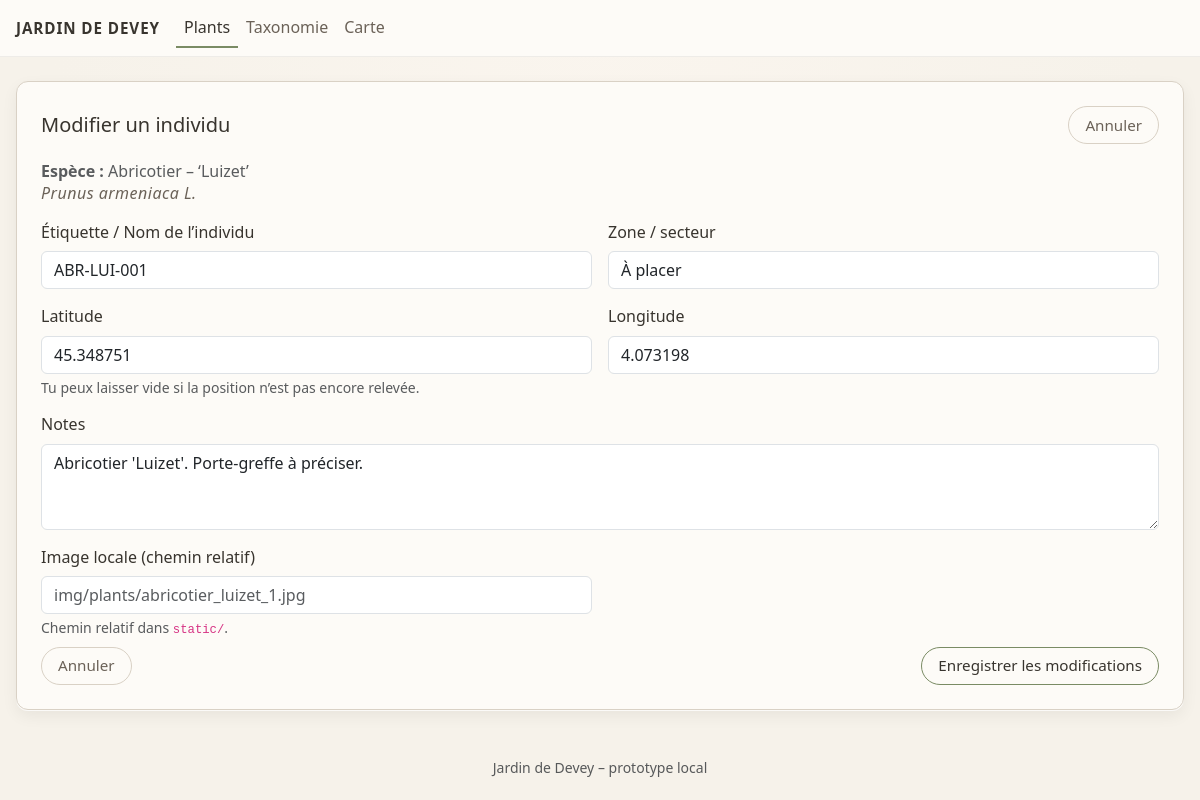
/plants/12/edit, run on an earlier commit of the app's database.
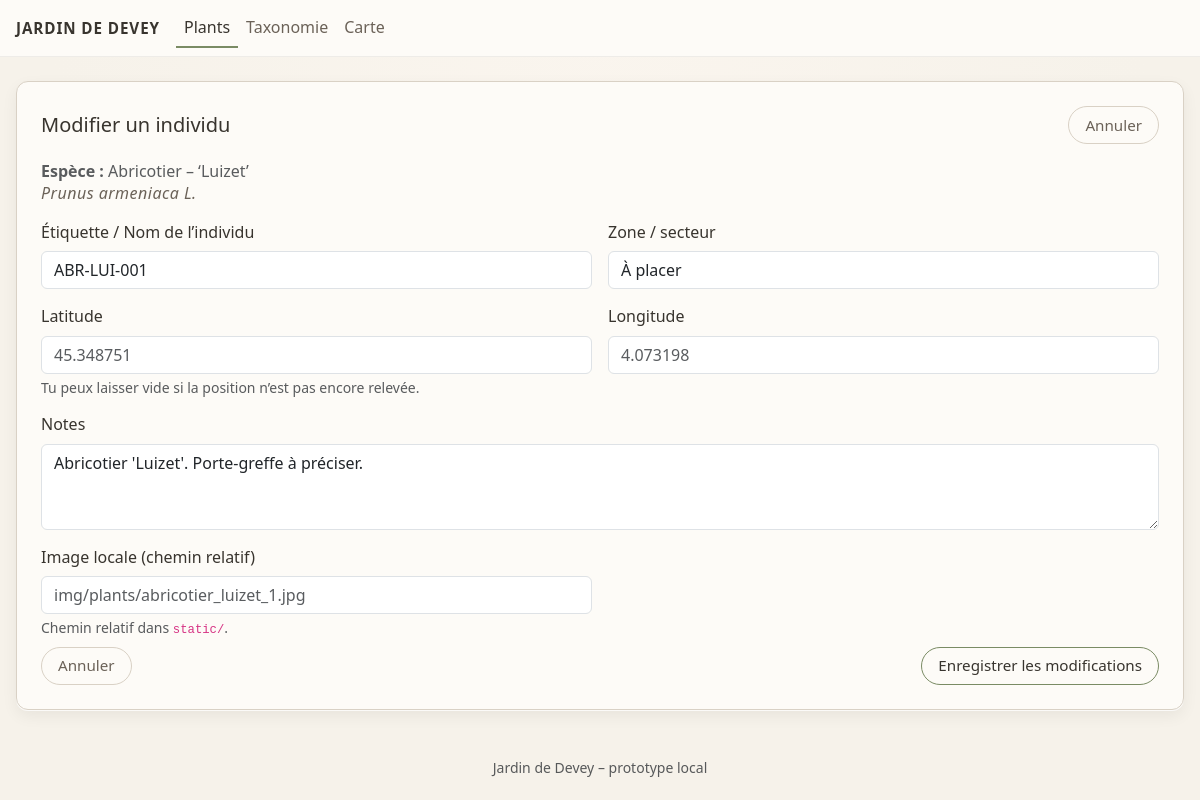
And on a later commit of the database.
### tables this page shows
CREATE TABLE plants (
    id INTEGER PRIMARY KEY AUTOINCREMENT,
    species_id INTEGER NOT NULL,
    label TEXT,
    lat REAL,
    lon REAL,
    zone TEXT,
    planted_at DATE,
    notes TEXT, image_local TEXT,
    FOREIGN KEY (species_id) REFERENCES species(id)
);

### app.py (the view, shortened to what this page needs)
@app.route("/plants/<int:plant_id>/edit", methods=["GET", "POST"])
def plant_edit(plant_id):
    db = get_db()
    plant = db.execute(
        """
        SELECT
            plants.id,
            plants.label,
            plants.zone,
            plants.lat,
            plants.lon,
            plants.notes,
            species.common_name,
            species.latin_name,
            species.variety_name
        FROM plants
        JOIN species ON plants.species_id = species.id
        WHERE plants.id = ?
        """,
        (plant_id,),
    ).fetchone()
    if plant is None:
        return "Individu introuvable", 404
    return render_template("plant_form.html", plant=plant)

### app.py (called while the page is built)
def get_db():
    if "db" not in g:
        g.db = sqlite3.connect(DB_PATH)
        g.db.row_factory = sqlite3.Row  # accès par nom de colonne
    return g.db

### templates/plant_form.html (shortened to what this page needs)
{% extends "base.html" %}
{% block content %}
<div class="shadow-soft p-3 p-md-4">
  <div class="d-flex justify-content-between align-items-center mb-3">
    <h1 class="h5 mb-0">Modifier un individu</h1>
    <a href="{{ url_for('plant_detail', plant_id=plant['id']) }}" class="btn btn-outline btn-sm">
      Annuler
    </a>
  </div>
  <p class="mb-3 text-muted">
    <strong>Espèce :</strong>
    {{ plant['common_name'] }}
    {% if plant['variety_name'] %}
      – ‘{{ plant['variety_name'] }}’
    {% endif %}
    {% if plant['latin_name'] %}
      <br><span class="latin">{{ plant['latin_name'] }}</span>
    {% endif %}
  </p>
  <form method="post" class="row g-3">
    <div class="col-md-6">
      <label for="label" class="form-label">Étiquette / Nom de l’individu</label>
      <input
        type="text"
        name="label"
        id="label"
        class="form-control"
        value="{{ plant['label'] or '' }}"
        placeholder="Ex. Poirier nord, Noyer sud, etc."
      >
    </div>
    <div class="col-md-6">
      <label for="zone" class="form-label">Zone / secteur</label>
      <input
        type="text"
        name="zone"
        id="zone"
        class="form-control"
        value="{{ plant['zone'] or '' }}"
        placeholder="Ex. A1, verger haut, haie est..."
      >
    </div>
    <div class="col-md-6">
      <label for="lat" class="form-label">Latitude</label>
      <input
        type="text"
        name="lat"
        id="lat"
        class="form-control"
        value="{{ plant['lat'] if plant['lat'] is not none else '' }}"
        placeholder="45.348751"
      >
      <div class="form-text">
        Tu peux laisser vide si la position n’est pas encore relevée.
      </div>
    </div>
    <div class="col-md-6">
      <label for="lon" class="form-label">Longitude</label>
      <input
        type="text"
        name="lon"
        id="lon"
        class="form-control"
        value="{{ plant['lon'] if plant['lon'] is not none else '' }}"
        placeholder="4.073198"
      >
    </div>
    <div class="col-12">
      <label for="notes" class="form-label">Notes</label>
      <textarea
        name="notes"
        id="notes"
        rows="3"
        class="form-control"
        placeholder="Remarques, vigueur, porte-greffe si spécifique, historique de plantation…"
      >{{ plant['notes'] or '' }}</textarea>
    </div>
    <div class="col-md-6">
  <label for="image_local" class="form-label">Image locale (chemin relatif)</label>
  <input
    type="text"
    name="image_local"
    id="image_local"
    class="form-control"
    value="{{ plant['image_local'] or '' }}"
    placeholder="img/plants/abricotier_luizet_1.jpg"
  >
  <div class="form-text">
    Chemin relatif dans <code>static/</code>.
  </div>
</div>
    <div class="col-12 d-flex justify-content-between align-items-center mt-2">
      <a href="{{ url_for('plant_detail', plant_id=plant['id']) }}" class="btn btn-outline">
        Annuler
      </a>
      <button type="submit" class="btn btn-primary">
        Enregistrer les modifications
      </button>
    </div>
  </form>
</div>
{% endblock %}

What changed in the data, as far as the page shows it:
changed plants "ABR-LUI-001": lat "45.348751" → (not shown); lon "4.073198" → (not shown)
